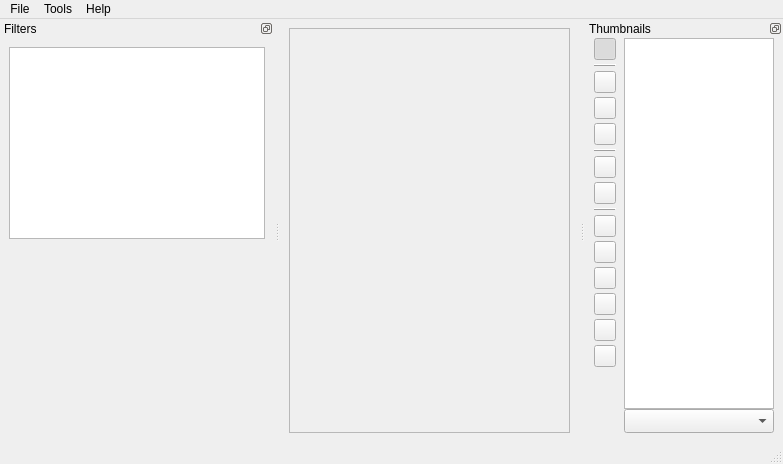
<?xml version="1.0" encoding="UTF-8"?>
<ui version="4.0">
 <class>MainWindow</class>
 <widget class="QMainWindow" name="MainWindow">
  <property name="geometry">
   <rect>
    <x>0</x>
    <y>0</y>
    <width>783</width>
    <height>464</height>
   </rect>
  </property>
  <property name="sizePolicy">
   <sizepolicy hsizetype="Preferred" vsizetype="Preferred">
    <horstretch>0</horstretch>
    <verstretch>0</verstretch>
   </sizepolicy>
  </property>
  <property name="windowTitle">
   <string>MainWindow</string>
  </property>
  <property name="styleSheet">
   <string notr="true"/>
  </property>
  <widget class="QWidget" name="centralwidget">
   <property name="sizePolicy">
    <sizepolicy hsizetype="Preferred" vsizetype="Preferred">
     <horstretch>0</horstretch>
     <verstretch>0</verstretch>
    </sizepolicy>
   </property>
   <property name="cursor">
    <cursorShape>ArrowCursor</cursorShape>
   </property>
   <layout class="QHBoxLayout" name="horizontalLayout">
    <item>
     <widget class="QFrame" name="imageViewFrame">
      <property name="sizePolicy">
       <sizepolicy hsizetype="Expanding" vsizetype="Expanding">
        <horstretch>1</horstretch>
        <verstretch>1</verstretch>
       </sizepolicy>
      </property>
      <property name="frameShape">
       <enum>QFrame::StyledPanel</enum>
      </property>
      <property name="frameShadow">
       <enum>QFrame::Sunken</enum>
      </property>
     </widget>
    </item>
   </layout>
  </widget>
  <widget class="QMenuBar" name="menubar">
   <property name="geometry">
    <rect>
     <x>0</x>
     <y>0</y>
     <width>783</width>
     <height>21</height>
    </rect>
   </property>
   <widget class="QMenu" name="menuDebug">
    <property name="title">
     <string>Tools</string>
    </property>
    <widget class="QMenu" name="menuUnits">
     <property name="title">
      <string>Units</string>
     </property>
     <addaction name="actionPixels"/>
     <addaction name="actionMilimeters"/>
     <addaction name="actionCentimetres"/>
     <addaction name="actionInches"/>
    </widget>
    <addaction name="actionFixDpi"/>
    <addaction name="actionRelinking"/>
    <addaction name="actionReverseTwoPageOrder"/>
    <addaction name="separator"/>
    <addaction name="actionDebug"/>
    <addaction name="separator"/>
    <addaction name="actionSettings"/>
    <addaction name="actionDefaults"/>
    <addaction name="separator"/>
    <addaction name="menuUnits"/>
   </widget>
   <widget class="QMenu" name="menuFile">
    <property name="title">
     <string>File</string>
    </property>
    <addaction name="actionNewProject"/>
    <addaction name="actionOpenProject"/>
    <addaction name="separator"/>
    <addaction name="actionSaveProject"/>
    <addaction name="actionSaveProjectAs"/>
    <addaction name="separator"/>
    <addaction name="actionCloseProject"/>
    <addaction name="separator"/>
    <addaction name="actionQuit"/>
   </widget>
   <widget class="QMenu" name="menuHelp">
    <property name="title">
     <string>Help</string>
    </property>
    <addaction name="actionUserGuide"/>
    <addaction name="separator"/>
    <addaction name="actionAbout"/>
   </widget>
   <addaction name="menuFile"/>
   <addaction name="menuDebug"/>
   <addaction name="menuHelp"/>
  </widget>
  <widget class="QStatusBar" name="statusBar"/>
  <widget class="QDockWidget" name="thumbnailsDockWidget">
   <property name="features">
    <set>QDockWidget::DockWidgetFloatable|QDockWidget::DockWidgetMovable</set>
   </property>
   <property name="allowedAreas">
    <set>Qt::LeftDockWidgetArea|Qt::RightDockWidgetArea</set>
   </property>
   <property name="windowTitle">
    <string>Thumbnails</string>
   </property>
   <attribute name="dockWidgetArea">
    <number>2</number>
   </attribute>
   <widget class="QWidget" name="dockWidgetContents_2">
    <layout class="QHBoxLayout" name="horizontalLayout_4">
     <property name="spacing">
      <number>8</number>
     </property>
     <property name="topMargin">
      <number>0</number>
     </property>
     <item>
      <layout class="QVBoxLayout" name="verticalLayout_2">
       <property name="spacing">
        <number>4</number>
       </property>
       <item>
        <widget class="QToolButton" name="focusButton">
         <property name="sizePolicy">
          <sizepolicy hsizetype="Fixed" vsizetype="Preferred">
           <horstretch>0</horstretch>
           <verstretch>0</verstretch>
          </sizepolicy>
         </property>
         <property name="minimumSize">
          <size>
           <width>22</width>
           <height>22</height>
          </size>
         </property>
         <property name="maximumSize">
          <size>
           <width>22</width>
           <height>22</height>
          </size>
         </property>
         <property name="toolTip">
          <string>Keep current page in view.</string>
         </property>
         <property name="statusTip">
          <string/>
         </property>
         <property name="text">
          <string/>
         </property>
         <property name="iconName" stdset="0">
          <string notr="true">eye-off</string>
         </property>
         <property name="iconNameOn" stdset="0">
          <string notr="true">eye</string>
         </property>
         <property name="iconSize">
          <size>
           <width>16</width>
           <height>16</height>
          </size>
         </property>
         <property name="checkable">
          <bool>true</bool>
         </property>
         <property name="checked">
          <bool>true</bool>
         </property>
        </widget>
       </item>
       <item>
        <widget class="Line" name="line">
         <property name="frameShadow">
          <enum>QFrame::Raised</enum>
         </property>
         <property name="orientation">
          <enum>Qt::Horizontal</enum>
         </property>
        </widget>
       </item>
       <item>
        <widget class="QToolButton" name="prevPageBtn">
         <property name="sizePolicy">
          <sizepolicy hsizetype="Fixed" vsizetype="Preferred">
           <horstretch>0</horstretch>
           <verstretch>0</verstretch>
          </sizepolicy>
         </property>
         <property name="minimumSize">
          <size>
           <width>22</width>
           <height>22</height>
          </size>
         </property>
         <property name="maximumSize">
          <size>
           <width>22</width>
           <height>22</height>
          </size>
         </property>
         <property name="toolTip">
          <string>Previous page.</string>
         </property>
         <property name="text">
          <string notr="true"/>
         </property>
         <property name="iconName" stdset="0">
          <string notr="true">chevron-up</string>
         </property>
         <property name="iconSize">
          <size>
           <width>16</width>
           <height>16</height>
          </size>
         </property>
        </widget>
       </item>
       <item>
        <widget class="QToolButton" name="nextPageBtn">
         <property name="sizePolicy">
          <sizepolicy hsizetype="Fixed" vsizetype="Preferred">
           <horstretch>0</horstretch>
           <verstretch>0</verstretch>
          </sizepolicy>
         </property>
         <property name="minimumSize">
          <size>
           <width>22</width>
           <height>22</height>
          </size>
         </property>
         <property name="maximumSize">
          <size>
           <width>22</width>
           <height>22</height>
          </size>
         </property>
         <property name="toolTip">
          <string>Next page.</string>
         </property>
         <property name="text">
          <string notr="true"/>
         </property>
         <property name="iconName" stdset="0">
          <string notr="true">chevron-down</string>
         </property>
         <property name="iconSize">
          <size>
           <width>16</width>
           <height>16</height>
          </size>
         </property>
        </widget>
       </item>
       <item>
        <widget class="QToolButton" name="filterSelectedBtn">
         <property name="sizePolicy">
          <sizepolicy hsizetype="Fixed" vsizetype="Preferred">
           <horstretch>0</horstretch>
           <verstretch>0</verstretch>
          </sizepolicy>
         </property>
         <property name="minimumSize">
          <size>
           <width>22</width>
           <height>22</height>
          </size>
         </property>
         <property name="maximumSize">
          <size>
           <width>22</width>
           <height>22</height>
          </size>
         </property>
         <property name="toolTip">
          <string>Navigate through selected pages only.</string>
         </property>
         <property name="text">
          <string notr="true"/>
         </property>
         <property name="iconName" stdset="0">
          <string notr="true">list-checks</string>
         </property>
         <property name="iconSize">
          <size>
           <width>16</width>
           <height>16</height>
          </size>
         </property>
         <property name="checkable">
          <bool>true</bool>
         </property>
        </widget>
       </item>
       <item>
        <widget class="Line" name="line_2">
         <property name="frameShadow">
          <enum>QFrame::Raised</enum>
         </property>
         <property name="orientation">
          <enum>Qt::Horizontal</enum>
         </property>
        </widget>
       </item>
       <item>
        <widget class="QToolButton" name="magnifyThumbnailsBtn">
         <property name="sizePolicy">
          <sizepolicy hsizetype="Fixed" vsizetype="Preferred">
           <horstretch>0</horstretch>
           <verstretch>0</verstretch>
          </sizepolicy>
         </property>
         <property name="minimumSize">
          <size>
           <width>22</width>
           <height>22</height>
          </size>
         </property>
         <property name="maximumSize">
          <size>
           <width>22</width>
           <height>22</height>
          </size>
         </property>
         <property name="toolTip">
          <string>Magnify thumbnails.  (Ctrl++)</string>
         </property>
         <property name="text">
          <string notr="true"/>
         </property>
         <property name="iconName" stdset="0">
          <string notr="true">zoom-in</string>
         </property>
         <property name="iconSize">
          <size>
           <width>16</width>
           <height>16</height>
          </size>
         </property>
        </widget>
       </item>
       <item>
        <widget class="QToolButton" name="diminishThumbnailsBtn">
         <property name="sizePolicy">
          <sizepolicy hsizetype="Fixed" vsizetype="Preferred">
           <horstretch>0</horstretch>
           <verstretch>0</verstretch>
          </sizepolicy>
         </property>
         <property name="minimumSize">
          <size>
           <width>22</width>
           <height>22</height>
          </size>
         </property>
         <property name="maximumSize">
          <size>
           <width>22</width>
           <height>22</height>
          </size>
         </property>
         <property name="toolTip">
          <string>Diminish thumbnails.  (Ctrl+-)</string>
         </property>
         <property name="text">
          <string notr="true"/>
         </property>
         <property name="iconName" stdset="0">
          <string notr="true">zoom-out</string>
         </property>
         <property name="iconSize">
          <size>
           <width>16</width>
           <height>16</height>
          </size>
         </property>
        </widget>
       </item>
       <item>
        <widget class="Line" name="line_3">
         <property name="frameShadow">
          <enum>QFrame::Raised</enum>
         </property>
         <property name="orientation">
          <enum>Qt::Horizontal</enum>
         </property>
        </widget>
       </item>
       <item>
        <widget class="QToolButton" name="gotoPageBtn">
         <property name="sizePolicy">
          <sizepolicy hsizetype="Fixed" vsizetype="Preferred">
           <horstretch>0</horstretch>
           <verstretch>0</verstretch>
          </sizepolicy>
         </property>
         <property name="minimumSize">
          <size>
           <width>22</width>
           <height>22</height>
          </size>
         </property>
         <property name="maximumSize">
          <size>
           <width>22</width>
           <height>22</height>
          </size>
         </property>
         <property name="toolTip">
          <string>Go To Page...  (Ctrl+G)</string>
         </property>
         <property name="text">
          <string notr="true"/>
         </property>
         <property name="iconName" stdset="0">
          <string notr="true">square-arrow-right</string>
         </property>
         <property name="iconSize">
          <size>
           <width>16</width>
           <height>16</height>
          </size>
         </property>
        </widget>
       </item>
       <item>
        <widget class="QToolButton" name="selectionModeBtn">
         <property name="sizePolicy">
          <sizepolicy hsizetype="Fixed" vsizetype="Preferred">
           <horstretch>0</horstretch>
           <verstretch>0</verstretch>
          </sizepolicy>
         </property>
         <property name="minimumSize">
          <size>
           <width>22</width>
           <height>22</height>
          </size>
         </property>
         <property name="maximumSize">
          <size>
           <width>22</width>
           <height>22</height>
          </size>
         </property>
         <property name="toolTip">
          <string>Enable multi page selection mode.</string>
         </property>
         <property name="text">
          <string notr="true"/>
         </property>
         <property name="iconName" stdset="0">
          <string notr="true">square-check-big</string>
         </property>
         <property name="iconSize">
          <size>
           <width>16</width>
           <height>16</height>
          </size>
         </property>
         <property name="checkable">
          <bool>true</bool>
         </property>
        </widget>
       </item>
       <item>
        <widget class="QToolButton" name="thumbColumnViewBtn">
         <property name="sizePolicy">
          <sizepolicy hsizetype="Fixed" vsizetype="Preferred">
           <horstretch>0</horstretch>
           <verstretch>0</verstretch>
          </sizepolicy>
         </property>
         <property name="minimumSize">
          <size>
           <width>22</width>
           <height>22</height>
          </size>
         </property>
         <property name="maximumSize">
          <size>
           <width>22</width>
           <height>22</height>
          </size>
         </property>
         <property name="toolTip">
          <string>Single/multi column display.</string>
         </property>
         <property name="text">
          <string notr="true"/>
         </property>
         <property name="iconName" stdset="0">
          <string notr="true">layout-grid</string>
         </property>
         <property name="iconNameOn" stdset="0">
          <string notr="true">rows-3</string>
         </property>
         <property name="iconSize">
          <size>
           <width>16</width>
           <height>16</height>
          </size>
         </property>
         <property name="checkable">
          <bool>true</bool>
         </property>
        </widget>
       </item>
       <item>
        <widget class="QToolButton" name="pauseSortingBtn">
         <property name="sizePolicy">
          <sizepolicy hsizetype="Fixed" vsizetype="Preferred">
           <horstretch>0</horstretch>
           <verstretch>0</verstretch>
          </sizepolicy>
         </property>
         <property name="minimumSize">
          <size>
           <width>22</width>
           <height>22</height>
          </size>
         </property>
         <property name="maximumSize">
          <size>
           <width>22</width>
           <height>22</height>
          </size>
         </property>
         <property name="toolTip">
          <string>Pause automatic thumbnail reordering while thumbnails refresh.</string>
         </property>
         <property name="text">
          <string notr="true"/>
         </property>
         <property name="iconSize">
          <size>
           <width>16</width>
           <height>16</height>
          </size>
         </property>
         <property name="checkable">
          <bool>true</bool>
         </property>
        </widget>
       </item>
       <item>
        <widget class="QToolButton" name="sortingOrderBtn">
         <property name="sizePolicy">
          <sizepolicy hsizetype="Fixed" vsizetype="Preferred">
           <horstretch>0</horstretch>
           <verstretch>0</verstretch>
          </sizepolicy>
         </property>
         <property name="minimumSize">
          <size>
           <width>22</width>
           <height>22</height>
          </size>
         </property>
         <property name="maximumSize">
          <size>
           <width>22</width>
           <height>22</height>
          </size>
         </property>
         <property name="toolTip">
          <string>Sorting order.</string>
         </property>
         <property name="text">
          <string notr="true"/>
         </property>
         <property name="iconName" stdset="0">
          <string notr="true">arrow-down-0-1</string>
         </property>
         <property name="iconNameOn" stdset="0">
          <string notr="true">arrow-down-1-0</string>
         </property>
         <property name="iconSize">
          <size>
           <width>16</width>
           <height>16</height>
          </size>
         </property>
         <property name="checkable">
          <bool>true</bool>
         </property>
        </widget>
       </item>
       <item>
        <widget class="QToolButton" name="deviationHighlightingBtn">
         <property name="sizePolicy">
          <sizepolicy hsizetype="Fixed" vsizetype="Preferred">
           <horstretch>0</horstretch>
           <verstretch>0</verstretch>
          </sizepolicy>
         </property>
         <property name="minimumSize">
          <size>
           <width>22</width>
           <height>22</height>
          </size>
         </property>
         <property name="maximumSize">
          <size>
           <width>22</width>
           <height>22</height>
          </size>
         </property>
         <property name="toolTip">
          <string>Highlight deviation.</string>
         </property>
         <property name="text">
          <string notr="true"/>
         </property>
         <property name="iconName" stdset="0">
          <string notr="true">asterisk</string>
         </property>
         <property name="iconSize">
          <size>
           <width>16</width>
           <height>16</height>
          </size>
         </property>
         <property name="checkable">
          <bool>true</bool>
         </property>
        </widget>
       </item>
       <item>
        <spacer name="verticalSpacer">
         <property name="orientation">
          <enum>Qt::Vertical</enum>
         </property>
         <property name="sizeHint" stdset="0">
          <size>
           <width>1</width>
           <height>40</height>
          </size>
         </property>
        </spacer>
       </item>
      </layout>
     </item>
     <item>
      <layout class="QVBoxLayout" name="verticalLayout">
       <property name="spacing">
        <number>0</number>
       </property>
       <item>
        <widget class="QGraphicsView" name="thumbView">
         <property name="sizePolicy">
          <sizepolicy hsizetype="Ignored" vsizetype="Expanding">
           <horstretch>1</horstretch>
           <verstretch>1</verstretch>
          </sizepolicy>
         </property>
         <property name="minimumSize">
          <size>
           <width>150</width>
           <height>0</height>
          </size>
         </property>
         <property name="maximumSize">
          <size>
           <width>16777215</width>
           <height>16777215</height>
          </size>
         </property>
         <property name="statusTip">
          <string>Use Home, End, PgUp/Q, PgDown/W to navigate between pages or Shift+PgUp/Q and Shift+PgDown/W to navigate between selected ones. Alt+Wheel - scale thumbnails.</string>
         </property>
         <property name="alignment">
          <set>Qt::AlignHCenter|Qt::AlignTop</set>
         </property>
        </widget>
       </item>
       <item>
        <widget class="QComboBox" name="sortOptions">
         <property name="sizeAdjustPolicy">
          <enum>QComboBox::AdjustToMinimumContentsLengthWithIcon</enum>
         </property>
        </widget>
       </item>
      </layout>
     </item>
    </layout>
   </widget>
  </widget>
  <widget class="QDockWidget" name="filterDockWidget">
   <property name="sizePolicy">
    <sizepolicy hsizetype="Preferred" vsizetype="Preferred">
     <horstretch>0</horstretch>
     <verstretch>0</verstretch>
    </sizepolicy>
   </property>
   <property name="minimumSize">
    <size>
     <width>274</width>
     <height>204</height>
    </size>
   </property>
   <property name="features">
    <set>QDockWidget::DockWidgetFloatable|QDockWidget::DockWidgetMovable</set>
   </property>
   <property name="allowedAreas">
    <set>Qt::LeftDockWidgetArea|Qt::RightDockWidgetArea</set>
   </property>
   <property name="windowTitle">
    <string>Filters</string>
   </property>
   <attribute name="dockWidgetArea">
    <number>1</number>
   </attribute>
   <widget class="QWidget" name="dockWidgetContents_5">
    <property name="sizePolicy">
     <sizepolicy hsizetype="Preferred" vsizetype="Preferred">
      <horstretch>0</horstretch>
      <verstretch>0</verstretch>
     </sizepolicy>
    </property>
    <layout class="QVBoxLayout" name="verticalLayout_3">
     <item>
      <widget class="StageListView" name="filterList">
       <property name="minimumSize">
        <size>
         <width>0</width>
         <height>0</height>
        </size>
       </property>
       <property name="maximumSize">
        <size>
         <width>16777215</width>
         <height>16777215</height>
        </size>
       </property>
       <property name="autoScroll">
        <bool>false</bool>
       </property>
       <property name="editTriggers">
        <set>QAbstractItemView::NoEditTriggers</set>
       </property>
       <property name="tabKeyNavigation">
        <bool>false</bool>
       </property>
       <property name="showDropIndicator" stdset="0">
        <bool>false</bool>
       </property>
       <property name="alternatingRowColors">
        <bool>true</bool>
       </property>
       <property name="selectionMode">
        <enum>QAbstractItemView::SingleSelection</enum>
       </property>
       <property name="selectionBehavior">
        <enum>QAbstractItemView::SelectRows</enum>
       </property>
       <property name="textElideMode">
        <enum>Qt::ElideNone</enum>
       </property>
       <property name="showGrid">
        <bool>false</bool>
       </property>
       <property name="wordWrap">
        <bool>false</bool>
       </property>
       <property name="cornerButtonEnabled">
        <bool>false</bool>
       </property>
      </widget>
     </item>
     <item>
      <widget class="QScrollArea" name="scrollArea">
       <property name="frameShape">
        <enum>QFrame::NoFrame</enum>
       </property>
       <property name="horizontalScrollBarPolicy">
        <enum>Qt::ScrollBarAsNeeded</enum>
       </property>
       <property name="widgetResizable">
        <bool>true</bool>
       </property>
       <widget class="QWidget" name="scrollAreaWidgetContents">
        <property name="geometry">
         <rect>
          <x>0</x>
          <y>0</y>
          <width>256</width>
          <height>185</height>
         </rect>
        </property>
        <layout class="QVBoxLayout" name="verticalLayout_4">
         <property name="spacing">
          <number>0</number>
         </property>
         <property name="leftMargin">
          <number>0</number>
         </property>
         <property name="topMargin">
          <number>0</number>
         </property>
         <property name="rightMargin">
          <number>0</number>
         </property>
         <property name="bottomMargin">
          <number>0</number>
         </property>
         <item>
          <widget class="QWidget" name="filterOptions" native="true"/>
         </item>
        </layout>
       </widget>
      </widget>
     </item>
    </layout>
   </widget>
  </widget>
  <action name="actionDebug">
   <property name="checkable">
    <bool>true</bool>
   </property>
   <property name="checked">
    <bool>false</bool>
   </property>
   <property name="text">
    <string>Debug Mode</string>
   </property>
   <property name="shortcut">
    <string notr="true"/>
   </property>
   <property name="autoRepeat">
    <bool>false</bool>
   </property>
  </action>
  <action name="actionSaveProject">
   <property name="text">
    <string>Save Project</string>
   </property>
   <property name="shortcut">
    <string notr="true">Ctrl+S</string>
   </property>
   <property name="autoRepeat">
    <bool>false</bool>
   </property>
  </action>
  <action name="actionSaveProjectAs">
   <property name="text">
    <string>Save Project As ...</string>
   </property>
   <property name="shortcut">
    <string notr="true"/>
   </property>
   <property name="autoRepeat">
    <bool>false</bool>
   </property>
  </action>
  <action name="actionNextPage">
   <property name="text">
    <string>Next Page</string>
   </property>
   <property name="shortcut">
    <string notr="true">PgDown</string>
   </property>
   <property name="autoRepeat">
    <bool>false</bool>
   </property>
  </action>
  <action name="actionPrevPage">
   <property name="text">
    <string>Previous Page</string>
   </property>
   <property name="shortcut">
    <string notr="true">PgUp</string>
   </property>
   <property name="autoRepeat">
    <bool>false</bool>
   </property>
  </action>
  <action name="actionNewProject">
   <property name="text">
    <string>New Project ...</string>
   </property>
   <property name="shortcut">
    <string notr="true">Ctrl+N</string>
   </property>
   <property name="autoRepeat">
    <bool>false</bool>
   </property>
  </action>
  <action name="actionOpenProject">
   <property name="text">
    <string>Open Project ...</string>
   </property>
   <property name="shortcut">
    <string notr="true">Ctrl+O</string>
   </property>
   <property name="autoRepeat">
    <bool>false</bool>
   </property>
  </action>
  <action name="actionPrevPageQ">
   <property name="text">
    <string>Previous Page</string>
   </property>
   <property name="shortcut">
    <string notr="true">Q</string>
   </property>
   <property name="autoRepeat">
    <bool>false</bool>
   </property>
  </action>
  <action name="actionNextPageW">
   <property name="text">
    <string>Next Page</string>
   </property>
   <property name="shortcut">
    <string notr="true">W</string>
   </property>
   <property name="autoRepeat">
    <bool>false</bool>
   </property>
  </action>
  <action name="actionCloseProject">
   <property name="text">
    <string>Close Project</string>
   </property>
   <property name="shortcut">
    <string notr="true">Ctrl+W</string>
   </property>
   <property name="autoRepeat">
    <bool>false</bool>
   </property>
  </action>
  <action name="actionQuit">
   <property name="text">
    <string>Quit</string>
   </property>
   <property name="shortcut">
    <string notr="true">Ctrl+Q</string>
   </property>
   <property name="autoRepeat">
    <bool>false</bool>
   </property>
  </action>
  <action name="actionSettings">
   <property name="text">
    <string>Settings ...</string>
   </property>
   <property name="shortcut">
    <string notr="true"/>
   </property>
   <property name="autoRepeat">
    <bool>false</bool>
   </property>
  </action>
  <action name="actionFirstPage">
   <property name="text">
    <string>First Page</string>
   </property>
   <property name="shortcut">
    <string notr="true">Home</string>
   </property>
   <property name="autoRepeat">
    <bool>false</bool>
   </property>
  </action>
  <action name="actionLastPage">
   <property name="text">
    <string>Last Page</string>
   </property>
   <property name="shortcut">
    <string notr="true">End</string>
   </property>
   <property name="autoRepeat">
    <bool>false</bool>
   </property>
  </action>
  <action name="actionUserGuide">
   <property name="text">
    <string>User guide</string>
   </property>
   <property name="statusTip">
    <string>Open the online manual in your web browser</string>
   </property>
   <property name="shortcut">
    <string notr="true">F1</string>
   </property>
  </action>
  <action name="actionAbout">
   <property name="text">
    <string>About</string>
   </property>
   <property name="shortcut">
    <string notr="true"/>
   </property>
   <property name="autoRepeat">
    <bool>false</bool>
   </property>
  </action>
  <action name="actionFixDpi">
   <property name="text">
    <string>Fix DPI ...</string>
   </property>
   <property name="shortcut">
    <string notr="true"/>
   </property>
   <property name="autoRepeat">
    <bool>false</bool>
   </property>
  </action>
  <action name="actionRelinking">
   <property name="text">
    <string>Relinking ...</string>
   </property>
   <property name="shortcut">
    <string notr="true"/>
   </property>
   <property name="autoRepeat">
    <bool>false</bool>
   </property>
  </action>
  <action name="actionReverseTwoPageOrder">
   <property name="text">
    <string>Reverse two-page spread order</string>
   </property>
   <property name="toolTip">
    <string>Swap left/right page order for two-page scans (e.g. Japanese book reading order).</string>
   </property>
   <property name="shortcut">
    <string notr="true"/>
   </property>
   <property name="autoRepeat">
    <bool>false</bool>
   </property>
  </action>
  <action name="actionSwitchFilter1">
   <property name="text">
    <string>Switch filter to orientation</string>
   </property>
   <property name="shortcut">
    <string notr="true">O</string>
   </property>
   <property name="autoRepeat">
    <bool>false</bool>
   </property>
  </action>
  <action name="actionSwitchFilter2">
   <property name="text">
    <string>Switch filter to orientation</string>
   </property>
   <property name="toolTip">
    <string>Switch filter to split pages</string>
   </property>
   <property name="shortcut">
    <string notr="true">E</string>
   </property>
   <property name="autoRepeat">
    <bool>false</bool>
   </property>
  </action>
  <action name="actionSwitchFilter3">
   <property name="text">
    <string>Switch filter to orientation</string>
   </property>
   <property name="toolTip">
    <string>Switch filter to deskew</string>
   </property>
   <property name="shortcut">
    <string notr="true">N</string>
   </property>
   <property name="autoRepeat">
    <bool>false</bool>
   </property>
  </action>
  <action name="actionSwitchFilter4">
   <property name="text">
    <string>Switch filter to orientation</string>
   </property>
   <property name="toolTip">
    <string>Switch filter to select content</string>
   </property>
   <property name="shortcut">
    <string notr="true">V</string>
   </property>
   <property name="autoRepeat">
    <bool>false</bool>
   </property>
  </action>
  <action name="actionSwitchFilter5">
   <property name="text">
    <string>Switch filter to orientation</string>
   </property>
   <property name="toolTip">
    <string>Switch filter to margins</string>
   </property>
   <property name="shortcut">
    <string notr="true">K</string>
   </property>
   <property name="autoRepeat">
    <bool>false</bool>
   </property>
  </action>
  <action name="actionSwitchFilter6">
   <property name="text">
    <string>Switch filter to orientation</string>
   </property>
   <property name="toolTip">
    <string>Switch filter to output</string>
   </property>
   <property name="shortcut">
    <string notr="true">P</string>
   </property>
   <property name="autoRepeat">
    <bool>false</bool>
   </property>
  </action>
  <action name="actionPixels">
   <property name="checkable">
    <bool>true</bool>
   </property>
   <property name="text">
    <string>Pixels</string>
   </property>
   <property name="shortcut">
    <string notr="true"/>
   </property>
   <property name="autoRepeat">
    <bool>false</bool>
   </property>
  </action>
  <action name="actionMilimeters">
   <property name="checkable">
    <bool>true</bool>
   </property>
   <property name="checked">
    <bool>false</bool>
   </property>
   <property name="text">
    <string>Millimetres</string>
   </property>
   <property name="shortcut">
    <string notr="true"/>
   </property>
   <property name="autoRepeat">
    <bool>false</bool>
   </property>
  </action>
  <action name="actionInches">
   <property name="checkable">
    <bool>true</bool>
   </property>
   <property name="text">
    <string>Inches</string>
   </property>
   <property name="shortcut">
    <string notr="true"/>
   </property>
   <property name="autoRepeat">
    <bool>false</bool>
   </property>
  </action>
  <action name="actionCentimetres">
   <property name="checkable">
    <bool>true</bool>
   </property>
   <property name="text">
    <string>Centimetres</string>
   </property>
   <property name="shortcut">
    <string notr="true"/>
   </property>
   <property name="autoRepeat">
    <bool>false</bool>
   </property>
  </action>
  <action name="actionDefaults">
   <property name="text">
    <string>Default parameters ...</string>
   </property>
   <property name="shortcut">
    <string notr="true"/>
   </property>
   <property name="autoRepeat">
    <bool>false</bool>
   </property>
  </action>
  <action name="actionPrevSelectedPageQ">
   <property name="text">
    <string>Previous Selected Page</string>
   </property>
   <property name="toolTip">
    <string>Previous Selected Page</string>
   </property>
   <property name="shortcut">
    <string notr="true">Shift+Q</string>
   </property>
   <property name="autoRepeat">
    <bool>false</bool>
   </property>
  </action>
  <action name="actionNextSelectedPageW">
   <property name="text">
    <string>Next Selected Page</string>
   </property>
   <property name="toolTip">
    <string>Next Selected Page</string>
   </property>
   <property name="shortcut">
    <string notr="true">Shift+W</string>
   </property>
   <property name="autoRepeat">
    <bool>false</bool>
   </property>
  </action>
  <action name="actionNextSelectedPage">
   <property name="text">
    <string>Next Selected Page</string>
   </property>
   <property name="toolTip">
    <string>Next Selected Page</string>
   </property>
   <property name="shortcut">
    <string notr="true">Shift+PgDown</string>
   </property>
   <property name="autoRepeat">
    <bool>false</bool>
   </property>
  </action>
  <action name="actionPrevSelectedPage">
   <property name="text">
    <string>Previous Selected Page</string>
   </property>
   <property name="toolTip">
    <string>Previous Selected Page</string>
   </property>
   <property name="shortcut">
    <string notr="true">Shift+PgUp</string>
   </property>
   <property name="autoRepeat">
    <bool>false</bool>
   </property>
  </action>
  <action name="actionGotoPage">
   <property name="text">
    <string>Go To Page</string>
   </property>
   <property name="shortcut">
    <string notr="true">Ctrl+G</string>
   </property>
   <property name="autoRepeat">
    <bool>false</bool>
   </property>
  </action>
  <action name="actionMagnifyThumbnails">
   <property name="text">
    <string>Magnify thumbnails</string>
   </property>
   <property name="shortcut">
    <string notr="true">Ctrl++</string>
   </property>
  </action>
  <action name="actionDiminishThumbnails">
   <property name="text">
    <string>Diminish thumbnails</string>
   </property>
   <property name="shortcut">
    <string notr="true">Ctrl+-</string>
   </property>
  </action>
  <action name="actionReloadPage">
   <property name="text">
    <string>Reload current page</string>
   </property>
   <property name="toolTip">
    <string>Reload current page</string>
   </property>
   <property name="shortcut">
    <string notr="true">F5</string>
   </property>
   <property name="autoRepeat">
    <bool>false</bool>
   </property>
  </action>
 </widget>
 <customwidgets>
  <customwidget>
   <class>StageListView</class>
   <extends>QTableView</extends>
   <header>scantailor.app.ui.widgets.stage_list_view</header>
  </customwidget>
 </customwidgets>
 <resources>
  <include location="../../resources/resources.qrc"/>
 </resources>
 <connections/>
</ui>
